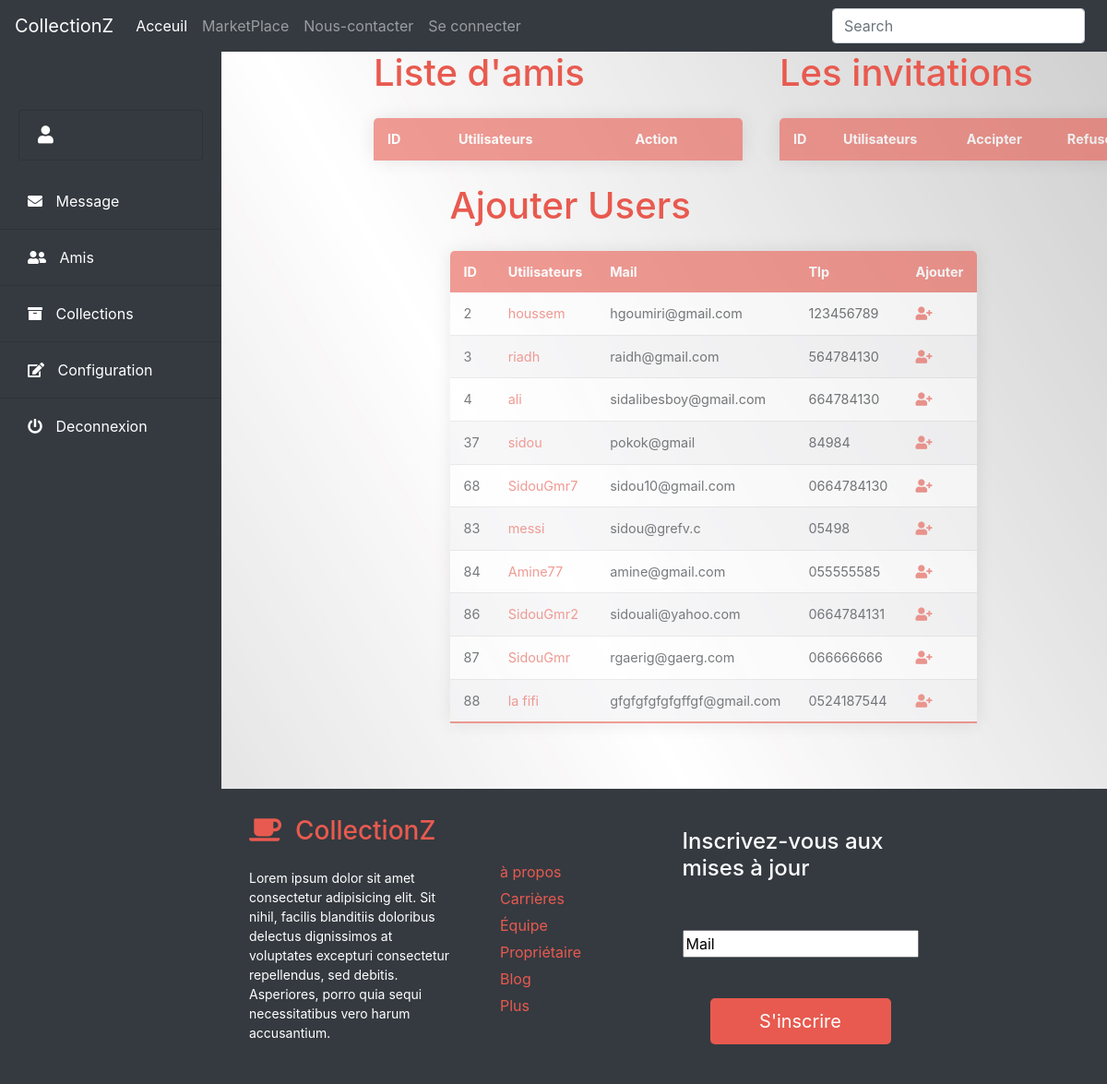
The app's page /amis.php with its own data.
### tables this page shows
CREATE TABLE `users` (
  `ID` int(4) NOT NULL,
  `login` varchar(30) NOT NULL,
  `firstname` varchar(30) NOT NULL,
  `lastname` varchar(30) NOT NULL,
  `email` varchar(30) NOT NULL,
  `phonenumber` varchar(30) NOT NULL,
  `password` int(50) NOT NULL
);

### amis.php (the view, shortened to what this page needs)
<?php session_start();
$login = $_SESSION['login'];
$user_chek[]= $login
?>
<!DOCTYPE html>
<html lang="en">
<head>
    <link rel="stylesheet" type="text/css" href="css/bootstrap.min.css">
</head>
<body>
      <?php require "include/navbar.php" ?>
       <div class="d-flex" id="wrapper">
         <?php require "include/sidebar.php" ?>
         <div id="page-content-wrapper">
          <div class="container-fluid">
              <div class="a">
                <div class="">
                  <h1>Liste d'amis</h1>
                  <table class="content-table">
                    <thead>
                      <tr>
                        <th>ID</th>
                        <th>Utilisateurs</th>
                        <th>Action</th>
                      </tr>
                    </thead>
                </table>
                </div>
                <div class="" style="margin-left: 40px;">
                  <h1>Les invitations</h1>
                  <table class="content-table">
                    <thead>
                      <tr>
                        <th>ID</th>
                        <th>Utilisateurs</th>
                        <th>Accipter</th>
                        <th>Refuser</th>
                      </tr>
                    </thead>
                </table>
                </div>
              </div>
              <div class="" style="margin-left: 25%;">
                <h1>Ajouter Users</h1>
                <?php
                  $query = $db->query("SELECT * FROM users");
                  $rows = $query->fetchAll();
                 ?>
                 <table class="content-table">
                   <thead>
                     <tr>
                       <th>ID</th>
                       <th>Utilisateurs</th>
                       <th>Mail</th>
                       <th>Tlp</th>
                       <th>Ajouter</th>
                     </tr>
                   </thead>
                   <tbody>
                     <?php foreach ($rows as $row): ?>
                       <?php if (!in_array($row['login'],$user_chek)): ?>
                         <tr>
                           <td><?= $row['ID'] ?></td>
                           <td><a href="profil.php?user=<?= $row['login'] ?>"class="text-decoration-none"><?= $row['login'] ?></a></td>
                           <td><?= $row['email'] ?></td>
                           <td><?= $row['phonenumber'] ?></td>
                           <td><a href="amisP.php?action=add&login=<?= $row['login'] ?>" class="text-decoration-none"><i class="fas fa-user-plus"></i></a></td>
                         </tr>
                       <?php endif; ?>
                     <?php endforeach; ?>
                 </tbody>
               </table>
              </div>
          </div>
        </div>
      </div>
      <?php require "include/footer.php" ?>
</body>
</html>

### css/simple-sidebar.css (style rules this page uses)
#wrapper { overflow-x: hidden; }
#page-content-wrapper { min-width: 100vw; }
@media (min-width: 768px) { #page-content-wrapper { min-width: 0; width: 100%; } }

### amis.php (style rules this page uses)
.content-table { border-collapse: collapse; margin: 25px 0; font-size: 0.9em; min-width: 400px; border-radius: 5px 5px 0 0; box-shadow: 0 0 20px rgba(0, 0, 0, 0.15); overflow: hidden; }
.content-table thead tr { background-color: #E85A4F; color: #ffffff; text-align: left; font-weight: bold; }
.content-table th, .content-table td { padding: 12px 15px ; }
.content-table tbody tr { border-bottom: 1px solid #dddddd; }
.content-table tbody tr:nth-of-type(even) { background-color: #f3f3f5; }
.content-table tbody tr:nth-of-type(odd) { background-color: #ffffff; }
.content-table tbody tr:last-of-type { border-bottom: 2px solid #E85A4F; }
.text-decoration-none { color :#E85A4F; }
.a { display: flex; margin-left: 150px; }
h1 { color: #E85A4F; }
table { opacity: 60%; }

### include/navbar.php (style rules this page uses)
body { background-image:url("img/back.jpg"); background-repeat: no-repeat; background-size: 100% 100%; }

### include/sidebar.php (style rules this page uses)
body { background-repeat: no-repeat; background-size: 100% 100%; }

### records on screen
users: ID "2", login "houssem", email "hgoumiri@gmail.com", phonenumber "123456789"
users: ID "3", login "riadh", email "raidh@gmail.com", phonenumber "564784130"
users: ID "4", login "ali", email "sidalibesboy@gmail.com", phonenumber "664784130"
users: ID "37", login "sidou", email "pokok@gmail", phonenumber "84984"
users: ID "68", login "SidouGmr7", email "sidou10@gmail.com", phonenumber "0664784130"
users: ID "83", login "messi", email "sidou@grefv.c", phonenumber "05498"
users: ID "84", login "Amine77", email "amine@gmail.com", phonenumber "055555585"
users: ID "86", login "SidouGmr2", email "sidouali@yahoo.com", phonenumber "0664784131"
users: ID "87", login "SidouGmr", email "rgaerig@gaerg.com", phonenumber "066666666"
users: ID "88", login "la fifi", email "gfgfgfgfgfgffgf@gmail.com", phonenumber "0524187544"
